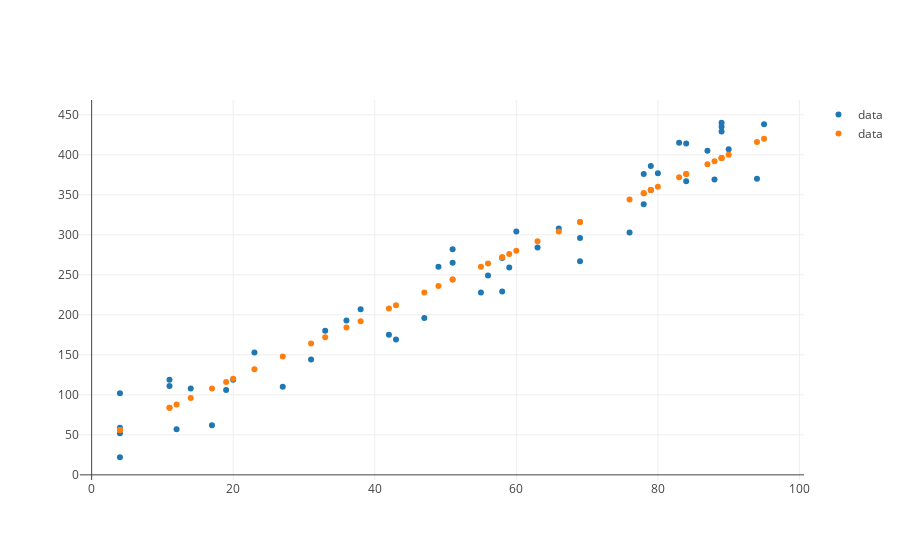

The cell this chart's notebook holds for it:
### Code cell
predictions_trace = trace_values(temps.reshape(50), predictions)
noisy_data_trace = trace_values(temps.reshape(50), noisy_customers)
plot([noisy_data_trace, predictions_trace])

### Figure 1 — Plotly figure (JSON) as saved in the notebook; plotly's stock layout.template omitted (floating-point values rounded to 4 significant figures)
{"data": [{"mode": "markers", "name": "data", "text": [], "type": "scatter", "uid": "f68eddc6-c584-4e7b-8dd2-ce701d144201", "x": [80, 58, 51, 59, 84, 60, 78, 27, 84, 63, 78, 4, 19, 17, 51, 43, 88, 87, 56, 38, 36, 23, 89, 66, 12, 90, 69, 79, 33, 94, 49, 89, 11, 55, 4, 89, 11, 20, 4, 4, 69, 42, 58, 76, 31, 95, 83, 47, 14, 79], "y": [377, 271, 265, 259, 414, 304, 338, 110, 367, 284, 376, 52, 106, 62, 282, 169, 369, 405, 249, 207, 193, 153, 435, 308, 57, 407, 296, 386, 180, 370, 260, 429, 111, 228, 102, 440, 119, 119, 22, 59, 267, 175, 229, 303, 144, 438, 415, 196, 108, 356]}, {"mode": "markers", "name": "data", "text": [], "type": "scatter", "uid": "b5eaf15d-b56e-4e72-badf-1842db8c9d88", "x": [80, 58, 51, 59, 84, 60, 78, 27, 84, 63, 78, 4, 19, 17, 51, 43, 88, 87, 56, 38, 36, 23, 89, 66, 12, 90, 69, 79, 33, 94, 49, 89, 11, 55, 4, 89, 11, 20, 4, 4, 69, 42, 58, 76, 31, 95, 83, 47, 14, 79], "y": [360, 272, 244, 276, 376, 280, 352, 148, 376, 292, 352, 56, 116, 108, 244, 212, 392, 388, 264, 192, 184, 132, 396, 304, 88, 400, 316, 356, 172, 416, 236, 396, 84, 260, 56, 396, 84, 120, 56, 56, 316, 208, 272, 344, 164, 420, 372, 228, 96, 356]}], "layout": {"autosize": true, "xaxis": {"autorange": true, "range": [-2.162, 101.2], "type": "linear"}, "yaxis": {"autorange": true, "range": [-8.618, 470.6], "type": "linear"}}}
